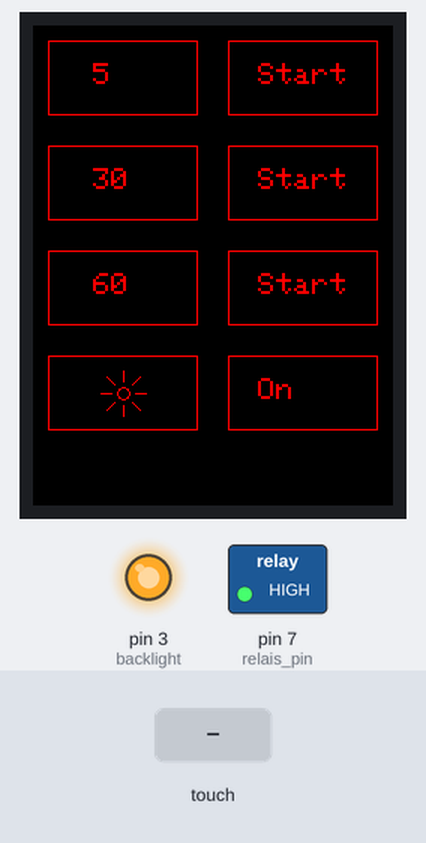
A sketch run on a simulated Arduino Uno, built with avr-gcc and run on an emulated ATmega328P. Shown: 240×320 colour display, switched loads named in the sketch (green lamp = pin HIGH), output pins drawn as LEDs (lit = HIGH). Dashed ring = blinking. The inputs (shaded band) are chosen by the test bench.

Above: at 1.4 s.
1.5 s: touch panel pressed at 62 % / 10 % of its raw x / y range
At 2.0 s:
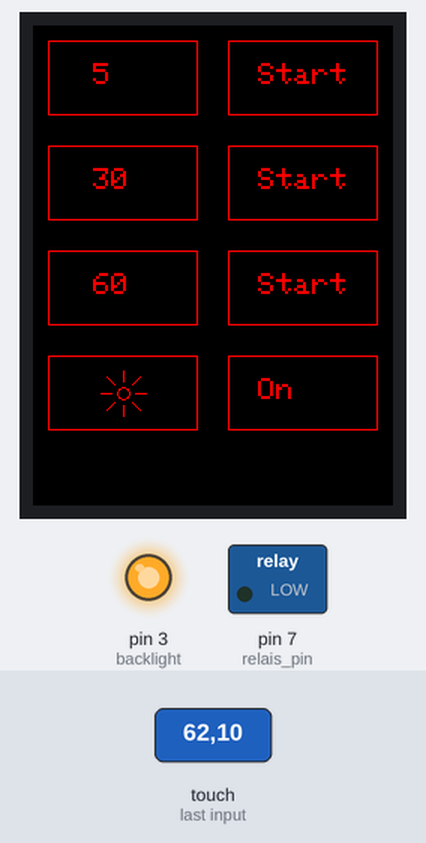
4.5 s: touch panel pressed at 13 % / 10 % of its raw x / y range
At 5.7 s:
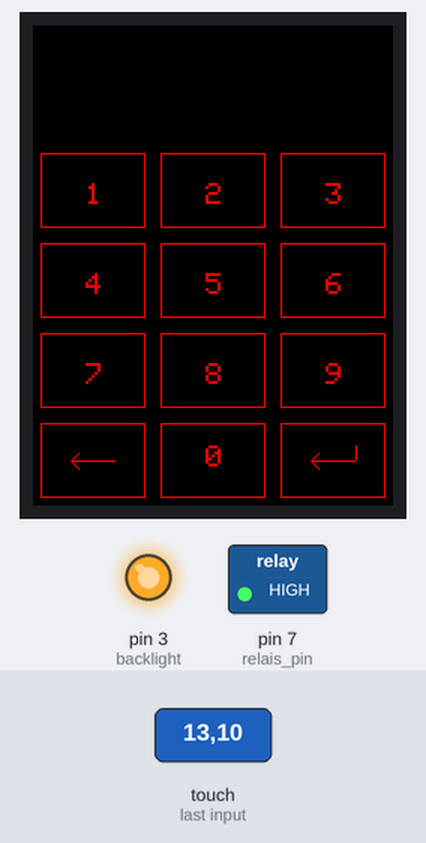
Timing chart, 0 to 7.5 s (numbered marks = the images above; inputs shaded):
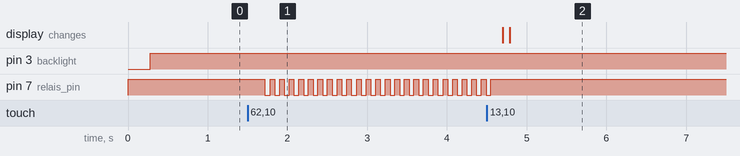

The sketch:

Belichter_GUI.ino
```cpp
//This example implements a simple sliding On/Off button. The example
// demonstrates drawing and touch operations.
//
//Thanks to Adafruit forums member Asteroid for the original sketch!
//
#include <Adafruit_GFX.h>
#include <SPI.h>
#include <Wire.h>
#include <Adafruit_ILI9341.h>
#include <Adafruit_STMPE610.h>

// This is calibration data for the raw touch data to the screen coordinates
#define TS_MINX 150
#define TS_MINY 130
#define TS_MAXX 3800
#define TS_MAXY 4000

#define STMPE_CS 8
Adafruit_STMPE610 ts = Adafruit_STMPE610(STMPE_CS);
#define TFT_CS 10
#define TFT_DC 9
Adafruit_ILI9341 tft = Adafruit_ILI9341(TFT_CS, TFT_DC);

int backlight = 3;
int brightness = 255;
int time_0 = 5;
int time_1 = 30;
int time_2 = 60;
bool relais_on = 0;
bool dark_on = 0;


int relais_pin = 7;

bool start_0 = 0;
bool start_1 = 0;
bool start_2 = 0;

unsigned long start_time = 0;

unsigned long lastMillis = 0;

uint16_t background_colour = 0x0000;  ///<   0,   0,   0
uint16_t foreground_colour = 0xF800;  ///< 255,   0,   0


class Button {
public:
  int _x = 0;
  int _y = 0;
  Button(int x, int y) {  // Constructor
    _x = x;
    _y = y;
  }

  void drawButton(const char* text) {
    tft.fillRect(_x, _y, 100, 50, background_colour);
    tft.drawRect(_x, _y, 100, 50, foreground_colour);
    tft.setCursor(_x + 20, _y + 15);
    tft.setTextSize(2);
    tft.setTextColor(foreground_colour);
    tft.println(text);
    // writeText(100,200, "hallo");
  }
  void drawButton(int text) {
    tft.fillRect(_x, _y, 100, 50, background_colour);
    tft.drawRect(_x, _y, 100, 50, foreground_colour);
    tft.setCursor(_x + 30, _y + 15);
    tft.setTextSize(2);
    tft.setTextColor(foreground_colour);
    tft.println(text);
    // writeText(100,200, "hallo");
  }
  void drawSun() {
    tft.fillRect(_x, _y, 100, 50, background_colour);
    tft.drawRect(_x, _y, 100, 50, foreground_colour);
    tft.drawCircle(_x + 50, _y + 25, 4, foreground_colour);

    tft.drawFastHLine(_x + 58, _y + 25, 8, foreground_colour);
    tft.drawFastHLine(_x + 35, _y + 25, 8, foreground_colour);
    tft.drawFastVLine(_x + 50, _y + 33, 8, foreground_colour);
    tft.drawFastVLine(_x + 50, _y + 10, 8, foreground_colour);

    tft.drawLine(_x + 56, _y + 31, _x + 61, _y + 36, foreground_colour);
    tft.drawLine(_x + 56, _y + 19, _x + 61, _y + 14, foreground_colour);
    tft.drawLine(_x + 44, _y + 31, _x + 39, _y + 36, foreground_colour);
    tft.drawLine(_x + 44, _y + 19, _x + 39, _y + 14, foreground_colour);
  }
  bool justPressed(int px, int py) {
    //tft.drawLine(_x, _y, _x+100, _y+50, ILI9341_DARKCYAN);
    if ((px > _x) && (px < (_x + 100)) && (py > _y) && (py < (_y + 50))) {
      return 1;
    } else {
      return 0;
    }
  }
  int numberfield(void) {
    tft.fillScreen(background_colour);

    for (int x = 0; x < 3; x++) {
      for (int y = 0; y < 4; y++) {
        tft.drawRect(x * 70 + 10 * x + 5, y * 50 + 10 * y + 85, 70, 50, foreground_colour);
      }
    }
    int number = 1;
    tft.setTextSize(2);
    for (int y = 0; y < 3; y++) {
      for (int x = 0; x < 3; x++) {
        tft.setCursor(x * 70 + 10 * x + 35, y * 50 + 10 * y + 105);
        tft.println(number);
        number++;
      }
      tft.setCursor(115, 280);
      tft.println(0);
      tft.drawFastHLine(185, 290, 30, foreground_colour);
      tft.drawFastVLine(215, 280, 10, foreground_colour);
      tft.drawLine(185, 290, 190, 295, foreground_colour);
      tft.drawLine(185, 290, 190, 285, foreground_colour);

      tft.drawFastHLine(25, 290, 30, foreground_colour);
      tft.drawLine(25, 290, 30, 295, foreground_colour);
      tft.drawLine(25, 290, 30, 285, foreground_colour);
    }

    int result = 0;
    int last_result = 0;


    while (1) {

      if (!ts.touched()) {


        TS_Point p = ts.getPoint();
        // Scale using the calibration #'s
        // and rotate coordinate system
        int px = map(p.x, TS_MINY, TS_MAXY, 0, tft.width());
        int py = map(p.y, TS_MINX, TS_MAXX, 0, tft.height());

        number = 1;

        for (int y = 0; y < 3; y++) {
          for (int x = 0; x < 3; x++) {
            //tft.drawLine(x * 70 + 10 * x + 5, y * 50 + 10 * y + 85, x * 70 + 10 * x + 5 + 70, y * 50 + 10 * y + 85 + 50, ILI9341_MAGENTA);
            if ((px > x * 70 + 10 * x + 5) && (px < (x * 70 + 10 * x + 5 + 70)) && (py > y * 50 + 10 * y + 85) && (py < (y * 50 + 10 * y + 85 + 50)) && result < 9999) {
              result = result * 10 + number;
            }
            number++;
          }
        }
        if ((px > 5) && (px < (5 + 70)) && (py > 265) && (py < (265 + 50))) {  //return
          result = 0;
        }
        if ((px > 85) && (px < (85 + 70)) && (py > 265) && (py < (265 + 50)) && result < 9999) {  //0
          result = result * 10;
        }
        if ((px > 165) && (px < (165 + 70)) && (py > 265) && (py < (265 + 50))) {  //enter
          tft.fillScreen(background_colour);
          return result;
        }


        if (last_result != result) {
          tft.fillRect(0, 0, 240, 50, background_colour);
          tft.setCursor(115, 20);
          tft.setTextSize(3);
          tft.println(result);
          last_result = result;
        }
      }
    }
  }

  void brightnessControl(void) {
    tft.fillScreen(background_colour);
    tft.drawFastHLine(20, 280, 200, foreground_colour);
    tft.drawFastVLine(20, 265, 30, foreground_colour);
    tft.drawFastVLine(220, 265, 30, foreground_colour);
    tft.drawRect(5, 5, 230, 100, foreground_colour);

    tft.drawRect(5, 110, 230, 100, foreground_colour);

    //tft.fillRect(10, 70, 220, 80, foreground_colour);
    tft.setCursor(35, 35);
    tft.setTextSize(2);
    tft.println("Set brightness");

    tft.setCursor(25, 145);
    tft.setTextSize(2);
    tft.println("Inverted Colors");

    int last_px = 0;

    while (1) {
      if (ts.touched()) {


        TS_Point p = ts.getPoint();
        // Scale using the calibration #'s
        // and rotate coordinate system
        int px = map(p.x, TS_MINY, TS_MAXY, 0, tft.width());
        int py = map(p.y, TS_MINX, TS_MAXX, 0, tft.height());

        if ((px > 5) && (px < (5 + 230)) && (py > 5) && (py < (5 + 100))) {  // Check if Enter is pressed
          tft.fillScreen(background_colour);
          delay(400);
          break;
        }

        if ((px > 5) && (px < (5 + 230)) && (py > 110) && (py < (110 + 100))) {  // Check if Enter is pressed
          if (background_colour == 0x0000) {
            background_colour = 0xF800;  ///<   0,   0,   0
            foreground_colour = 0x0000;  ///< 255,   0,   0
          } else {
            background_colour = 0x0000;  ///<   0,   0,   0
            foreground_colour = 0xF800;  ///< 255,   0,   0
          }
          tft.fillScreen(background_colour);
          delay(400);
          break;
        }

        if (px > 0 && (px < (240)) && (py > 240) && (py < 315)) {

          if (px < 20)
            px = 20;
          if (px > 220)
            px = 220;

          tft.fillCircle(last_px, 280, 12, background_colour);
          tft.fillCircle(px, 280, 12, foreground_colour);
          tft.drawFastHLine(20, 280, 200, foreground_colour);
          tft.drawFastVLine(20, 265, 30, foreground_colour);
          tft.drawFastVLine(220, 265, 30, foreground_colour);
          last_px = px;

          if (px <= 140)
            brightness = map(px, 20, 140, 1, 15);
          else
            brightness = map(px, 140, 220, 16, 255);
          analogWrite(backlight, brightness);  // Set brightness

          tft.fillRect(10, 70, 220, 20, background_colour);
          tft.setCursor(110, 75);
          tft.setTextSize(2);
          tft.println(brightness);
          // tft.setCursor(110, 100);
          // tft.println(px);
        }
      }
    }
    while (1) {
      if (!ts.touched()) {
        TS_Point p = ts.getPoint();
        delay(200);
        return;
      }
    }
  }
};


void setup(void) {

  pinMode(backlight, OUTPUT);  // sets the pin as output
  pinMode(relais_pin, OUTPUT);
  digitalWrite(relais_pin, 1);
  tft.begin();
  ts.begin();
  tft.fillScreen(background_colour);
  // origin = left,top landscape (USB left upper)
  // tft.setRotation(0);
}

void loop() {
  Button Time0(10, 10);
  Button Time1(10, 80);
  Button Time2(10, 150);
  Button Start0(130, 10);
  Button Start1(130, 80);
  Button Start2(130, 150);
  Button OnOff(130, 220);
  Button Darkmode(10, 220);

  Time0.drawButton(time_0);
  Start0.drawButton("Start");
  Time1.drawButton(time_1);
  Start1.drawButton("Start");
  Time2.drawButton(time_2);
  Start2.drawButton("Start");
  OnOff.drawButton("On");
  Darkmode.drawSun();

  bool refresh = 0;
  int time_counter = 0;
  analogWrite(backlight, brightness);  // Set brightness
  //analogWrite(backlight, 0);  // Set brightness
  while (1) {  // Gui

    if (!ts.touched()) {
      TS_Point p = ts.getPoint();
      // Scale using the calibration #'s
      // and rotate coordinate system
      int x = map(p.x, TS_MINY, TS_MAXY, 0, tft.width());
      int y = map(p.y, TS_MINX, TS_MAXX, 0, tft.height());

      if (Time0.justPressed(x, y)) {
        time_0 = Time0.numberfield();
        refresh = 1;
      } else if (Time1.justPressed(x, y)) {
        time_1 = Time1.numberfield();
        refresh = 1;
      } else if (Time2.justPressed(x, y)) {
        time_2 = Time2.numberfield();
        refresh = 1;
      }

      else if (Start0.justPressed(x, y)) {
        start_0 = !start_0;
        refresh = 1;
        start_time = millis();
      } else if (Start1.justPressed(x, y)) {
        start_1 = !start_1;
        refresh = 1;
        start_time = millis();
      } else if (Start2.justPressed(x, y)) {
        start_2 = !start_2;
        refresh = 1;
        start_time = millis();
      }

      else if (Darkmode.justPressed(x, y)) {
        Darkmode.brightnessControl();
        refresh = 1;
      } else if (OnOff.justPressed(x, y)) {
        relais_on = !relais_on;
        refresh = 1;
      }

      if (refresh == 1) {
        refresh = 0;
        Time0.drawButton(time_0);
        Time1.drawButton(time_1);
        Time2.drawButton(time_2);
        Darkmode.drawSun();
        if (relais_on) {
          OnOff.drawButton("Off");
          tft.fillRect(5, 280, 230, 35, foreground_colour);
        } else {
          OnOff.drawButton("On");
        }

        if (start_0) {
          Start0.drawButton("Stop");
          tft.fillRect(5, 280, 230, 35, foreground_colour);
        } else {
          Start0.drawButton("Start");
        }
        if (start_1) {
          Start1.drawButton("Stop");
          tft.fillRect(5, 280, 230, 35, foreground_colour);
        } else {
          Start1.drawButton("Start");
        }
        if (start_2) {
          Start2.drawButton("Stop");
          tft.fillRect(5, 280, 230, 35, foreground_colour);
        } else {
          Start2.drawButton("Start");
        }
      }
    }

    if (start_0 || start_1 || start_2 || relais_on) {  // turn relais on

      digitalWrite(relais_pin, 0);
      if (start_0)
        time_counter = time_0;
      if (start_1)
        time_counter = time_1;
      if (start_2)
        time_counter = time_2;

      if (!relais_on) {

        int width = map((millis() - start_time) / 1000, 0, time_counter, 0, 230);

        tft.fillRect(235 - width, 280, width, 35, background_colour);

        if (millis() - lastMillis >= 1000) {
          lastMillis = millis();
          if (start_0)
            Time0.drawButton(time_0 - (millis() - start_time) / 1000);
          if (start_1)
            Time1.drawButton(time_1 - (millis() - start_time) / 1000);
          if (start_2)
            Time2.drawButton(time_2 - (millis() - start_time) / 1000);
        }

        if (time_counter <= (millis() - start_time) / 1000) {  // timer
          start_0 = 0;
          start_1 = 0;
          start_2 = 0;
          start_time = 0;
          refresh = 1;
        }
      }
    }
    if (!start_0 && !start_1 && !start_2 && !relais_on) {  // clear bar / turn relais off
      tft.fillRect(5, 280, 230, 35, background_colour);
      digitalWrite(relais_pin, 1);
    }
  }
}
```

Measured:
- after the input at 1.5 s, pin 7 (relais_pin): alternates HIGH for 0.06 s and LOW for 0.06 s, starting after 0.22 s
- after the input at 4.5 s, pin 7 (relais_pin): goes on until 4.6 s, then stays HIGH; the display: first changes after 0.20 s (image 2 shows a later state)
